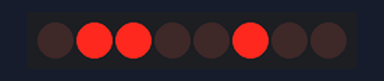
A sketch run on a simulated Arduino Uno, built with avr-gcc and run on an emulated ATmega328P. Shown: 8 shift-register outputs drawn as a row of LEDs (first output left, lit = HIGH). Wiring (inferred from the names in the program): shift register (74HC595): data pin 12; shift clock pin 9; latch pin 11. Wiring (inferred from the signals the program sends): row of LEDs: on Q0, Q1, Q2, Q3, Q4, Q5, Q6, Q7.

Above: at 0.2 s.
At 1.7 s:
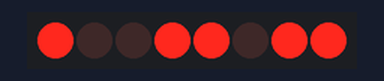
Timing chart, 0 to 3.0 s (numbered marks = the images above):
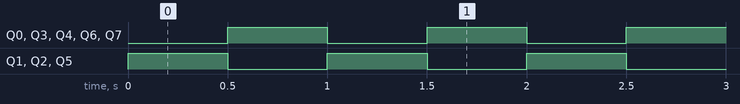

The sketch:

26.Binary_flipper.ino
```cpp
int latchPin=11;
int clockPin=9;
int dataPin=12;
int dt=500;
byte LEDs1=0b01100100;
byte LEDs2=0xFF-LEDs1;


void setup() {
  pinMode(latchPin,OUTPUT);
  pinMode(clockPin,OUTPUT);
  pinMode(dataPin,OUTPUT);
}

void loop() {
  //Serial.println(LEDs,HEX);
  digitalWrite(latchPin,LOW);
  shiftOut(dataPin,clockPin,LSBFIRST,LEDs1);
  digitalWrite(latchPin,HIGH);
  delay(dt);

  digitalWrite(latchPin,LOW);
  shiftOut(dataPin,clockPin,LSBFIRST,LEDs2);
  digitalWrite(latchPin,HIGH);
  delay(dt);
}
```

Measured:
- by itself, Q0–7: alternates HIGH for 0.50 s and LOW for 0.50 s
